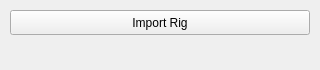
<?xml version="1.0" encoding="UTF-8"?>
<ui version="4.0">
 <class>rigPanel</class>
 <widget class="QDockWidget" name="rigPanel">
  <property name="geometry">
   <rect>
    <x>0</x>
    <y>0</y>
    <width>320</width>
    <height>70</height>
   </rect>
  </property>
  <property name="minimumSize">
   <size>
    <width>320</width>
    <height>70</height>
   </size>
  </property>
  <property name="maximumSize">
   <size>
    <width>320</width>
    <height>70</height>
   </size>
  </property>
  <property name="sizeIncrement">
   <size>
    <width>320</width>
    <height>70</height>
   </size>
  </property>
  <property name="baseSize">
   <size>
    <width>320</width>
    <height>70</height>
   </size>
  </property>
  <property name="windowTitle">
   <string>Rig Manager</string>
  </property>
  <widget class="QWidget" name="dockWidgetContents">
   <widget class="QPushButton" name="loadRig">
    <property name="geometry">
     <rect>
      <x>10</x>
      <y>10</y>
      <width>300</width>
      <height>25</height>
     </rect>
    </property>
    <property name="text">
     <string>Import Rig</string>
    </property>
   </widget>
  </widget>
 </widget>
 <resources/>
 <connections/>
</ui>
